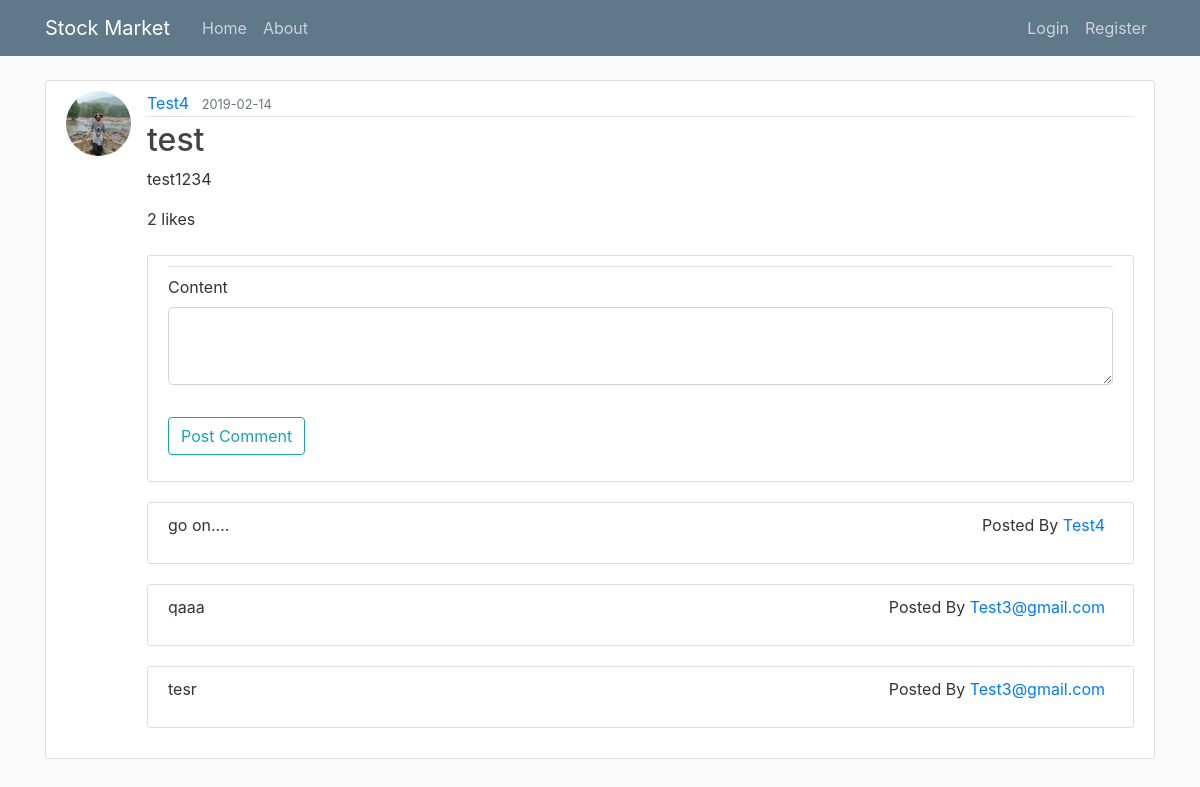
The app's page /post/37 with its own data.
### flaskblog/models.py (models this page shows, shortened)
class User(db.Model, UserMixin):
    id = db.Column(db.Integer, primary_key=True)
    username = db.Column(db.String(20), unique=True, nullable=False)
    email = db.Column(db.String(120), unique=True, nullable=False)
    image_file = db.Column(db.String(20), nullable=False, default='default.jpg')
    password = db.Column(db.String(60), nullable=False)
    posts = db.relationship('Post', backref='author', lazy=True)
    comments = db.relationship('Comment', backref='childpostauthor', lazy=True)
    liked = db.relationship(
        'PostLike',
        foreign_keys='PostLike.user_id',
        backref='user', lazy='dynamic')

class Post(db.Model):
    id = db.Column(db.Integer, primary_key=True)
    title = db.Column(db.String(100), nullable=False)
    date_posted = db.Column(db.DateTime, nullable=False, default=datetime.utcnow)
    content = db.Column(db.Text, nullable=False)
    likes = db.relationship('PostLike', backref='post', lazy='dynamic')
    user_id = db.Column(db.Integer, db.ForeignKey('user.id'), nullable=False)

class Comment(db.Model):
    id = db.Column(db.Integer, primary_key=True)
    date_posted = db.Column(db.DateTime, nullable=False, default=datetime.utcnow)
    content = db.Column(db.Text, nullable=False)
    user_id = db.Column(db.Integer, db.ForeignKey('user.id'), nullable=False)
    post_id = db.Column(db.Integer, db.ForeignKey('post.id'), nullable=False)

### flaskblog/posts/routes.py (the view, shortened to what this page needs)
@posts.route("/post/<int:post_id>", methods=['GET', 'POST'])
def post(post_id):
    post = Post.query.get_or_404(post_id)
    childpost = Comment.query.filter_by(post_id = post.id).all()
    postcomment = PostComment()
    return render_template('post.html', title=post.title, post=post, postcomment=postcomment, childpost=childpost)

### flaskblog/posts/forms.py
class PostComment(FlaskForm):
    content = TextAreaField('Content', validators = [DataRequired()])
    submit = SubmitField('Post Comment')

### flaskblog/templates/post.html (shortened to what this page needs)
{% extends "layout.html" %}
{% block content %}
<article class="media content-section">
    <img class="rounded-circle article-img" src="{{ url_for('static', filename='profile_pics/' + post.author.image_file) }}">
    <div class="media-body">
        <div class="article-metadata">
            <a class="mr-2" href="{{url_for('users.user_posts', username = post.author.username)}}">{{ post.author.username }}</a>
            <small class="text-muted">{{ post.date_posted.strftime('%Y-%m-%d') }}</small>
        </div>
        <h2 class="article-title">{{ post.title }}</a></h2>
        <p class="article-content">{{ post.content }}</p>
            {{ post.likes.count() }} likes
        <br>
        <br>
        <div class="content-section">
            <form method="POST" action="">
                <fieldset class="form-group">
                    <legend class="border-bottom md-4"> {{ legend }} </legend>
                    <div class="form-group">
                        {{postcomment.content.label(class="form-control-label")}}
                        {% if postcomment.content.errors %}
                        {{postcomment.content(class="form-control form-control-lg is-invalid")}}
                        <div>
                            {% for error in postcomment.content.errors%}
                            <span>{{error}}</span>
                            {% endfor %}
                        </div>
                        {% else %}
                        {{postcomment.content(class="form-control form-control-lg")}}
                        {% endif %}
                    </div>
                </fieldset>
                <div class="form-group">
                    {{postcomment.submit(class="btn btn-outline-info")}}
                </div>
            </form>
        </div>
        {% for i in childpost %}
        <article class="media content-section">
          <div class="media-body">
            <p class="article-content">{{ i.content }}</p>
          </div>
          <div class="">
                Posted By <a class="mr-2" href="{{url_for('users.user_posts', username = i.childpostauthor.username)}}">{{ i.childpostauthor.username }}</a>
          </div>
        </article>
        {% endfor %}
    </div>
</article>
{% endblock content %}

### flaskblog/static/main.css (style rules this page uses)
body { background: #fafafa; color: #333333; margin-top: 5rem; }
h1, h2, h3, h4, h5, h6 { color: #444444; }
.content-section { background: #ffffff; padding: 10px 20px; border: 1px solid #dddddd; border-radius: 3px; margin-bottom: 20px; }
.article-title { color: #444444; }
.article-content { white-space: pre-line; }
.article-img { height: 65px; width: 65px; margin-right: 16px; }
.article-metadata { padding-bottom: 1px; margin-bottom: 4px; border-bottom: 1px solid #e3e3e3 }

### records on screen
User: image_file (picture), author.username "Test4"
Post: date_posted "2019-02-14", title "test", content "test1234"
Comment: content "go on....", childpostauthor.username "Test4"
Comment: content "qaaa", childpostauthor.username "Test3@gmail.com"
Comment: content "tesr", childpostauthor.username "Test3@gmail.com"

### other values on screen
{{ post.likes.count() }} "2"
{{ postcomment.content.label(class="form-control-label") }} "Content"
